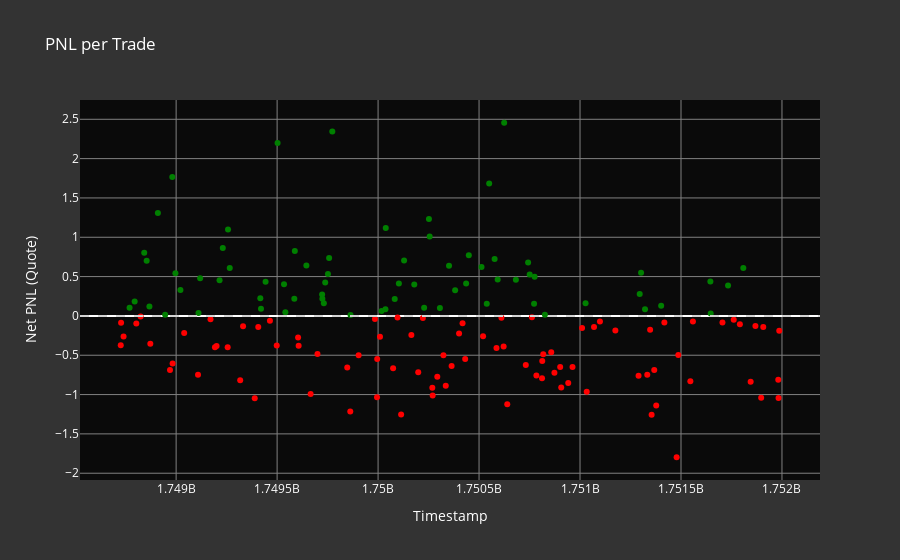

Notebook cell for this chart:
### Markdown cell above
### Scatter of PNL per Trade
This scatter plot illustrates the PNL for each individual trade. Positive PNLs are shown in green and negative PNLs in red, providing a clear view of profitable vs. unprofitable trades.

### Code cell
import plotly.express as px

# Create a new column for profitability
executors_df['profitable'] = executors_df['net_pnl_quote'] > 0

# Create the scatter plot
fig = px.scatter(
    executors_df,
    x="timestamp",
    y='net_pnl_quote',
    title='PNL per Trade',
    color='profitable',
    color_discrete_map={True: 'green', False: 'red'},
    labels={'timestamp': 'Timestamp', 'net_pnl_quote': 'Net PNL (Quote)'},
    hover_data=['filled_amount_quote', 'side']
)

# Customize the layout
fig.update_layout(
    xaxis_title="Timestamp",
    yaxis_title="Net PNL (Quote)",
    legend_title="Profitable",
    font=dict(size=12, color="white"),
    showlegend=False,
    plot_bgcolor='rgba(0,0,0,0.8)',  # Dark background
    paper_bgcolor='rgba(0,0,0,0.8)',  # Dark background for the entire plot area
    xaxis=dict(gridcolor="gray"),
    yaxis=dict(gridcolor="gray")
)

# Add a horizontal line at y=0 to clearly separate profits and losses
fig.add_hline(y=0, line_dash="dash", line_color="lightgray")

# Show the plot
fig.show()
